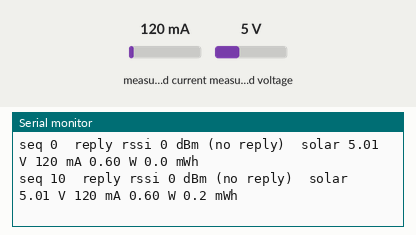
The sketch below on a simulated ESP32. Parts: the last lines printed to the serial monitor. Inputs (shaded band) come from the test bench; at power-on: measured current 120 mA, measured voltage 5 V.

Above: at 1.2 s.
1.3 s: measured current set to 40 mA
At 2.6 s:
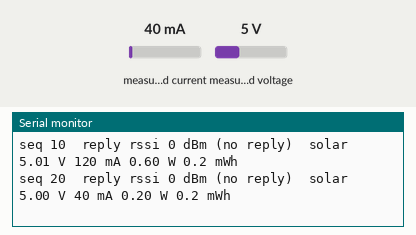
2.8 s: measured voltage set to 0.3 V
At 3.9 s:
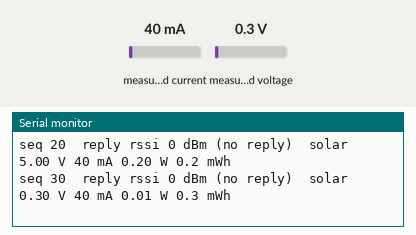
4.3 s: measured current set to 500 mA
At 5.9 s:
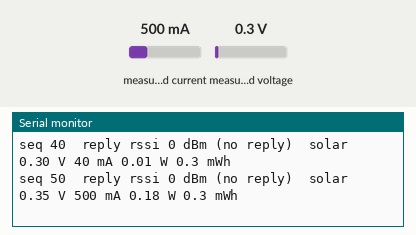
Timing chart, 0 to 7.4 s (numbered marks = the images above; inputs shaded):
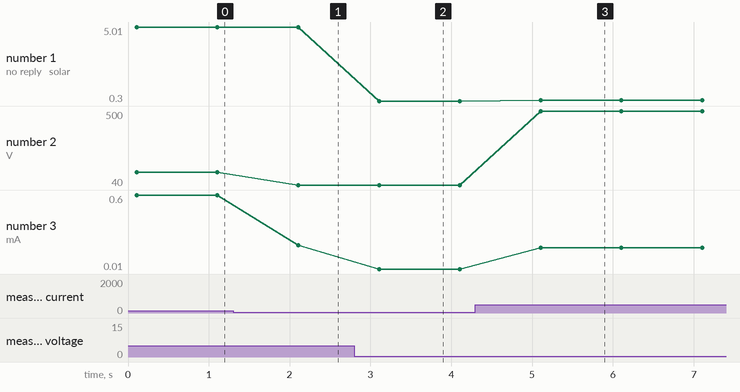

The sketch:

sender.ino
```cpp
/*
 * ESP32 Range Test - SENDER (the one you walk away with)
 *
 * Broadcasts a small ESP-NOW packet 10 times a second. It also listens for
 * the receiver's replies, and puts the strength of the last reply into its
 * next packet, so the iPad can show the signal in both directions.
 *
 * It also reads an INA219 sensor wired in the solar panel's line and sends
 * the panel's voltage, current, power and the energy collected so far.
 *
 * Hardware: ESP32-U module (external antenna) + battery + solar panel + INA219.
 *           INA219 wiring: VCC->3.3V, GND->GND, SDA->GPIO21, SCL->GPIO22,
 *           VIN+ -> solar panel (+), VIN- -> charge controller solar input (+).
 * Board:    "ESP32 Dev Module" in Arduino IDE, esp32 core 3.x by Espressif.
 * Library:  "Adafruit INA219" (Library Manager, install with its dependencies).
 */

#include <WiFi.h>
#include <esp_now.h>
#include <esp_wifi.h>
#include <Wire.h>
#include <Adafruit_INA219.h>

// ---- Settings (must match receiver.ino) ----
#define WIFI_CHANNEL   1      // same channel as the receiver's Wi-Fi network
#define SEND_INTERVAL  100    // ms between packets (10 per second)
#define LED_PIN        -1     // set to 2 if your board has an LED on GPIO2, -1 = none
#define PACKET_MAGIC   0x52414E47UL  // "RANG"
#define INA219_ADDRESS 0x40   // default; 0x41/0x44/0x45 if you bridged A0/A1
#define I2C_SDA        21
#define I2C_SCL        22

struct __attribute__((packed)) RangePacket {
  uint32_t magic;
  uint32_t seq;        // counts up by 1 every packet, used to measure packet loss
  int8_t   ackRssi;    // strength of the last reply this sender heard (dBm), 0 = none
  uint8_t  ackFresh;   // 1 if that reply arrived in the last second
  uint32_t uptimeMs;
  // Solar panel, from the INA219
  uint8_t  solarOk;    // 1 if the INA219 was found
  float    solarV;     // panel voltage (V)
  float    solarMa;    // current from the panel (mA)
  float    solarMw;    // power from the panel (mW)
  float    solarMwh;   // energy collected since the sender was switched on (mWh)
  float    solarPeakMw;// highest power seen since switch-on (mW)
};

struct __attribute__((packed)) AckPacket {
  uint32_t magic;
  uint32_t seq;
};

static const uint8_t BROADCAST[6] = {0xFF, 0xFF, 0xFF, 0xFF, 0xFF, 0xFF};

volatile int8_t   lastAckRssi = 0;
volatile uint32_t lastAckMs   = 0;
uint32_t seq = 0;

Adafruit_INA219 ina219(INA219_ADDRESS);
bool  inaOk     = false;
float energyMwh = 0;
float peakMw    = 0;
uint32_t lastSolarMs = 0;

void onReceive(const esp_now_recv_info_t *info, const uint8_t *data, int len) {
  if (len != sizeof(AckPacket)) return;
  AckPacket ack;
  memcpy(&ack, data, sizeof(ack));
  if (ack.magic != PACKET_MAGIC) return;
  lastAckRssi = info->rx_ctrl->rssi;
  lastAckMs   = millis();
}

void readSolar(uint32_t now, RangePacket &p) {
  p.solarOk = inaOk;
  p.solarV = p.solarMa = p.solarMw = 0;
  if (inaOk) {
    float shuntMv = ina219.getShuntVoltage_mV();
    p.solarV  = ina219.getBusVoltage_V() + shuntMv / 1000.0f;   // voltage at the panel
    p.solarMa = ina219.getCurrent_mA();
    if (p.solarMa < 0) p.solarMa = 0;    // tiny negative readings at night
    p.solarMw = p.solarV * p.solarMa;
    if (lastSolarMs) energyMwh += p.solarMw * (now - lastSolarMs) / 3600000.0f;
    if (p.solarMw > peakMw) peakMw = p.solarMw;
    lastSolarMs = now;
  }
  p.solarMwh    = energyMwh;
  p.solarPeakMw = peakMw;
}

void setup() {
  Serial.begin(115200);
  if (LED_PIN >= 0) pinMode(LED_PIN, OUTPUT);

  Wire.begin(I2C_SDA, I2C_SCL);
  inaOk = ina219.begin();
  if (inaOk) {
    ina219.setCalibration_32V_2A();   // up to 26 V and about 3.2 A
    Serial.println("INA219 found");
  } else {
    Serial.println("INA219 NOT found - check wiring. Range test still runs.");
  }

  WiFi.mode(WIFI_STA);
  WiFi.disconnect();
  esp_wifi_set_channel(WIFI_CHANNEL, WIFI_SECOND_CHAN_NONE);
  WiFi.setTxPower(WIFI_POWER_19_5dBm);   // maximum transmit power

  if (esp_now_init() != ESP_OK) {
    Serial.println("ESP-NOW init failed, restarting");
    delay(1000);
    ESP.restart();
  }
  esp_now_register_recv_cb(onReceive);

  esp_now_peer_info_t peer = {};
  memcpy(peer.peer_addr, BROADCAST, 6);
  peer.channel = WIFI_CHANNEL;
  peer.ifidx   = WIFI_IF_STA;
  peer.encrypt = false;
  esp_now_add_peer(&peer);

  Serial.printf("Sender ready on channel %d, MAC %s\n", WIFI_CHANNEL, WiFi.macAddress().c_str());
}

void loop() {
  static uint32_t lastSend = 0;
  uint32_t now = millis();
  if (now - lastSend < SEND_INTERVAL) return;
  lastSend = now;

  RangePacket p;
  p.magic    = PACKET_MAGIC;
  p.seq      = seq++;
  p.ackRssi  = lastAckRssi;
  p.ackFresh = (lastAckMs != 0 && now - lastAckMs < 1000) ? 1 : 0;
  p.uptimeMs = now;
  readSolar(now, p);
  esp_now_send(BROADCAST, (uint8_t *)&p, sizeof(p));

  // LED: solid while the receiver is answering, slow blink when out of range
  if (LED_PIN >= 0) {
    digitalWrite(LED_PIN, p.ackFresh ? HIGH : ((now / 500) % 2));
  }
  if (p.seq % 10 == 0) {
    Serial.printf("seq %lu  reply rssi %d dBm %s  solar %.2f V %.0f mA %.2f W %.1f mWh\n",
                  (unsigned long)p.seq, p.ackRssi, p.ackFresh ? "" : "(no reply)",
                  p.solarV, p.solarMa, p.solarMw / 1000.0f, p.solarMwh);
  }
}
```

Measured:
- after the input at 1.3 s, the serial monitor: prints a new line after 0.81 s (image 1)
- after the input at 2.8 s, the serial monitor: prints a new line after 0.31 s (image 2)
- after the input at 4.3 s, the serial monitor: prints a new line after 0.81 s (image 3)
- plotted number 1: 5.01 → 5 after the input at 1.3 s, 0.3 → 0.35 after the input at 4.3 s
- plotted number 2: 120 → 40 after the input at 1.3 s, 40 → 500 after the input at 4.3 s
- plotted number 3: 0.2 → 0.01 after the input at 2.8 s, 0.01 → 0.18 after the input at 4.3 s
